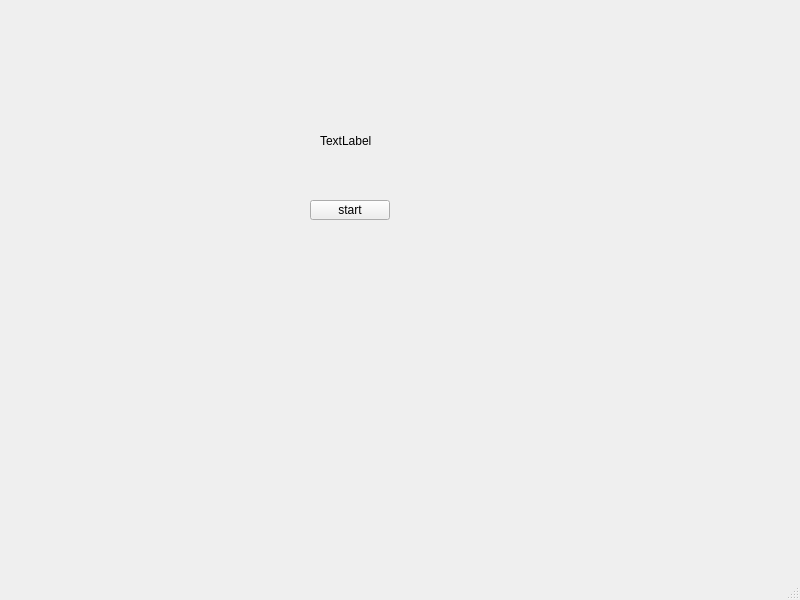
<?xml version="1.0" encoding="UTF-8"?>
<ui version="4.0">
 <class>MainWindow</class>
 <widget class="QMainWindow" name="MainWindow">
  <property name="geometry">
   <rect>
    <x>0</x>
    <y>0</y>
    <width>800</width>
    <height>600</height>
   </rect>
  </property>
  <property name="windowTitle">
   <string>MainWindow</string>
  </property>
  <widget class="QWidget" name="centralwidget">
   <widget class="QLabel" name="label">
    <property name="geometry">
     <rect>
      <x>320</x>
      <y>100</y>
      <width>211</width>
      <height>81</height>
     </rect>
    </property>
    <property name="text">
     <string>TextLabel</string>
    </property>
   </widget>
   <widget class="QPushButton" name="start">
    <property name="geometry">
     <rect>
      <x>310</x>
      <y>200</y>
      <width>80</width>
      <height>20</height>
     </rect>
    </property>
    <property name="text">
     <string>start</string>
    </property>
   </widget>
  </widget>
  <widget class="QMenuBar" name="menubar">
   <property name="geometry">
    <rect>
     <x>0</x>
     <y>0</y>
     <width>800</width>
     <height>22</height>
    </rect>
   </property>
  </widget>
  <widget class="QStatusBar" name="statusbar"/>
 </widget>
 <resources/>
 <connections/>
</ui>
